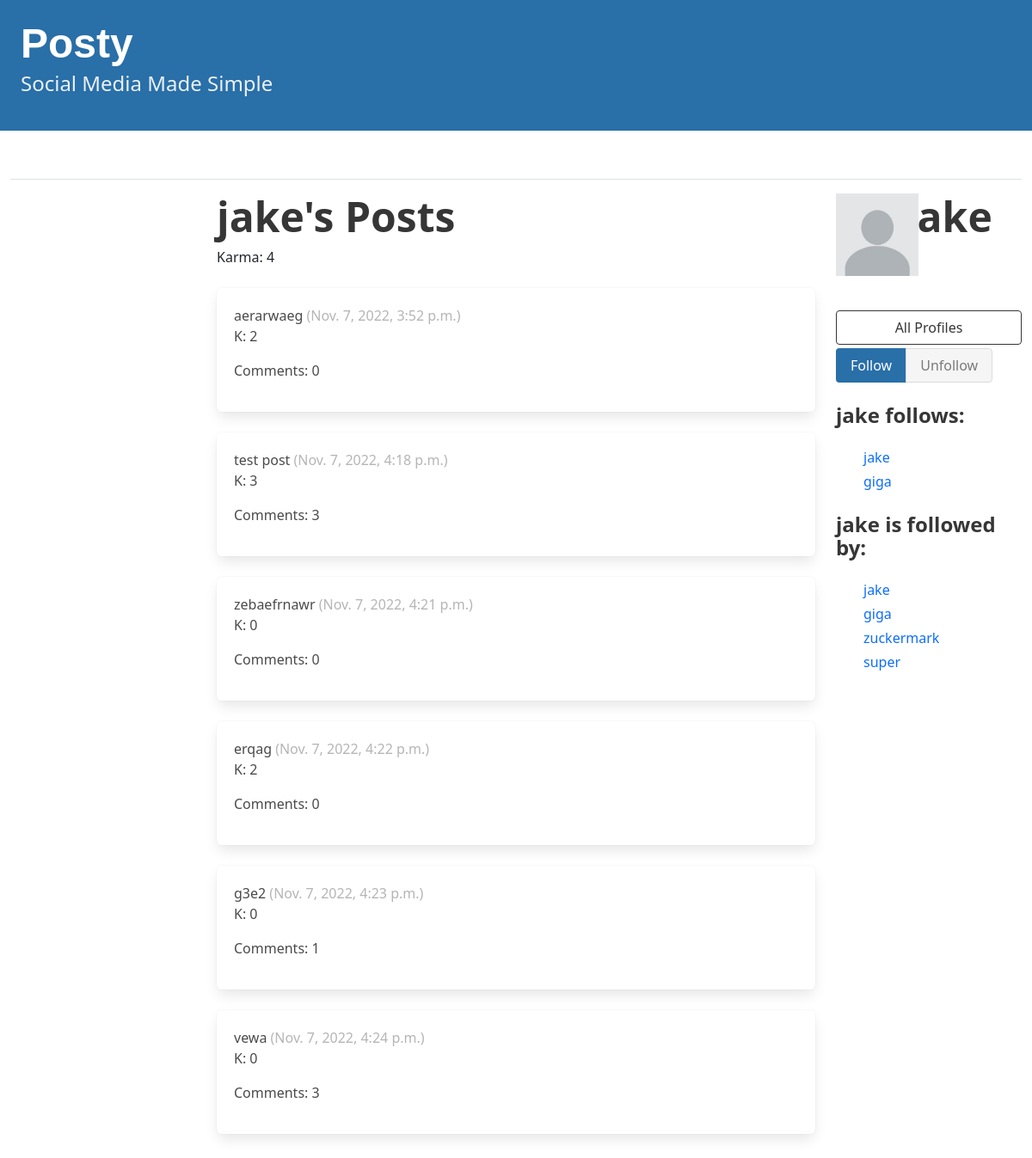
Page /profile/1/ on the earlier database version.
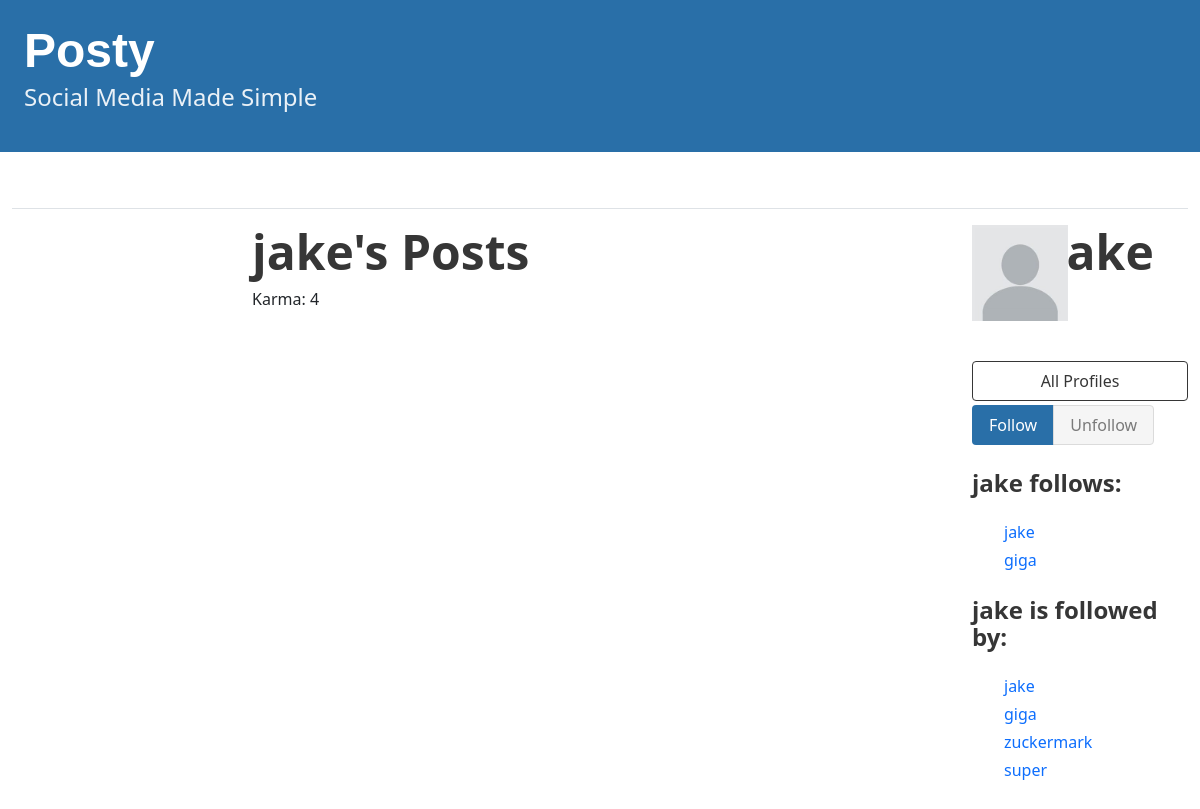
Same page on the later database version.
### posty/models.py (models this page shows, shortened)
class Profile(models.Model):
    user = models.OneToOneField(User, on_delete=models.CASCADE)
    follows = models.ManyToManyField(
        "self", related_name="followed_by", symmetrical=False, blank=True
    )
    def __str__(self):
        return self.user.username

class Post(models.Model):
    user = models.ForeignKey(User, related_name="posts", on_delete=models.DO_NOTHING)
    body = models.CharField(max_length=255)
    image = models.ImageField(
        default="onebyone.png", upload_to="images/", blank=True, null=True
    )
    created_at = models.DateTimeField(auto_now_add=True)
    post_karma = models.IntegerField(default=0, blank=True, null=True)
    comment_count = models.IntegerField(default=0, blank=True, null=True)

### accounts/models.py (models this page shows)
class User(AbstractUser):
    user_karma = models.IntegerField(default=0, blank=True, null=True)
    profile_picture = models.ImageField(
        default="default_pfp.jpg", upload_to="images/", blank=True, null=True
    )
    class Meta:
        db_table = "auth_user"

### posty/views.py (the view, shortened to what this page needs)
# urls.py: path("profile/<int:pk>/", profile, name="profile"),
def profile(request, pk):
    profile = Profile.objects.get(pk=pk)
    profile.user.posts.order_by("-created_at")
    return render(request, "posty/profile.html", {"profile": profile})

### templates/posty/profile.html (shortened to what this page needs)
{% extends 'base.html' %}
{% block content %}
    <div class="column is-three-fifths">
        <div class="block">
            <h1 class="title is-1">{{ profile.user.username }}'s Posts</h1>
            Karma: {{ profile.user.user_karma }}
        </div>
        <div class="content">
            {% for post in profile.user.posts.all %}
                <a class="post" href="{% url 'posty:post_detail' post.pk %}">
                    <div class="box">
                        {{ post.body }}
                        <span class="is-small has-text-grey-light">({{ post.created_at }})</span>
                        <p>K: {{ post.post_karma }}</p>
                        <p>Comments: {{ post.comment_count }}</p>
                    </div>
                </a>
                <br>
            {% endfor %}
        </div>
    </div>
    <div class="column is-one-fifth">
        <div class="columns">
            <div class="column is-one-third">
                <figure class="image is-96x96">
                    <img src={{ profile.user.profile_picture.url }} alt="Placeholder image">
                </figure>
            </div>
            <div class="column">
                <h1 class="title is-1">{{ profile.user.username }}</h1>
            </div>
        </div>
        <div class="block">
            <a href="{% url 'posty:profile_list' %}" style="text-decoration: none;">
                <button class="button is-dark is-outlined is-fullwidth">All Profiles</button>
            </a>
            <form method="post">
                <div class="buttons has-addons mt-1">
                    {% if profile in user.profile.follows.all %}
                        <button class="button is-success is-static">Follow</button>
                        <button class="button is-danger" name="follow" value="unfollow">Unfollow</button>
                    {% else %}
                        <button class="button is-success has-background-info-dark"
                                name="follow"
                                value="follow">Follow</button>
                        <button class="button is-danger is-static">Unfollow</button>
                    {% endif %}
                </div>
            </form>
        </div>
        <div class="block">
            <h3 class="title is-4">{{ profile.user.username }} follows:</h3>
            <div class="content">
                <ul>
                    {% for following in profile.follows.all %}
                        <li>
                            <a href="{% url 'posty:profile' following.id %}">{{ following }}</a>
                        </li>
                    {% endfor %}
                </ul>
            </div>
        </div>
        <div class="block">
            <h3 class="title is-4">{{ profile.user.username }} is followed by:</h3>
            <div class="content">
                <ul>
                    {% for follower in profile.followed_by.all %}
                        <li>
                            <a href="{% url 'posty:profile' follower.id %}">{{ follower }}</a>
                        </li>
                    {% endfor %}
                </ul>
            </div>
        </div>
    </div>
{% endblock content %}

### templates/base.html (shortened to what this page needs)
<!DOCTYPE html>
{% load static %}
<html lang="en">
    <head>
        <link rel="stylesheet"
              href="https://cdn.jsdelivr.net/npm/bulma@0.9.3/css/bulma.min.css">
        <link href="https://cdn.jsdelivr.net/npm/bootstrap@5.1.3/dist/css/bootstrap.min.css"
              rel="stylesheet"
>
        <link href="http://ajax.googleapis.com/ajax/libs/jqueryui/1.8.16/themes/ui-lightness/jquery-ui.css"
              rel="stylesheet"
              type="text/css"/>
        <link rel="stylesheet" href="{% static 'css/base.css' %}">
    </head>
    <body>
        <a href="{% url 'posty:dashboard' %}" style="text-decoration: none;">
            <section class="hero is-small is-success mb-4 has-background-info-dark">
                <div class="hero-body">
                    <h1 class="title is-1 posty-title"
                        style="font-family:Klavika, sans-serif">Posty</h1>
                    <p class="subtitle is-4">Social Media Made Simple</p>
                </div>
            </section>
        </a>
        <div class="container-fluid">
            <header class="p-3 mb-3 border-bottom">
        </header>
        <div class="columns">
            <div class="column is-one-fifth" id="left_column">
            </div>
            {% block content %}
            {% endblock content %}
        </div>
    </div>
</body>
</html>

### static/css/base.css (style rules this page uses)
a { text-decoration: none; }
li { list-style: none; padding-left: 0; }
ul { list-style-position: inside; padding-left: 0; }
.posty-title { font-family: "Klavika", sans-serif; }

Differences in the rows shown:
removed Post: body "aerarwaeg", created_at "Nov. 7, 2022, 3:52 p.m.", post_karma "2", comment_count "0"
removed Post: body "test post", created_at "Nov. 7, 2022, 4:18 p.m.", post_karma "3", comment_count "3"
removed Post: body "zebaefrnawr", created_at "Nov. 7, 2022, 4:21 p.m.", post_karma "0", comment_count "0"
removed Post: body "erqag", created_at "Nov. 7, 2022, 4:22 p.m.", post_karma "2", comment_count "0"
removed Post: body "g3e2", created_at "Nov. 7, 2022, 4:23 p.m.", post_karma "0", comment_count "1"
removed Post: body "vewa", created_at "Nov. 7, 2022, 4:24 p.m.", post_karma "0", comment_count "3"
